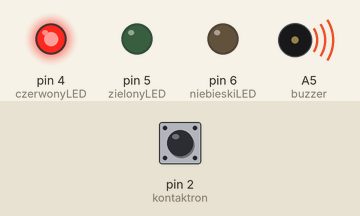
Simulated run of this sketch. Board: Arduino Uno, built with avr-gcc and run on an emulated ATmega328P. Shown: output pins drawn as LEDs (lit = HIGH), buzzer (waves = sounding). Inputs (shaded band) come from the test bench; at power-on: pin 2 (kontaktron) HIGH.

Above: at 1.25 s.
1.3 s: pin 2 (kontaktron) pulled LOW for 3.2 s
At 1.8 s:
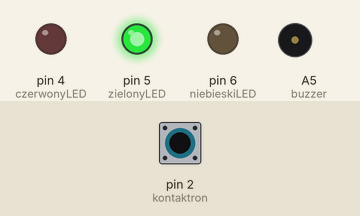
At 4.65 s:
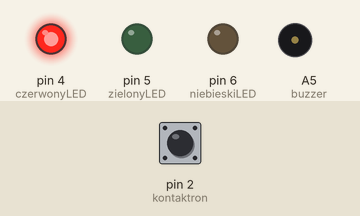
Timing chart, 0 to 12.1 s (numbered marks = the images above; inputs shaded):
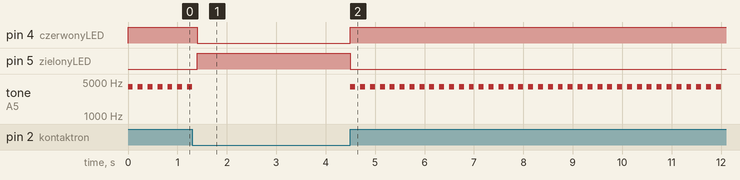

The sketch:

alarm_przy_otwarciu.ino
```cpp
#define czerwonyLED 4
#define zielonyLED 5
#define niebieskiLED 6
#define kontaktron 2
#define buzzer A5


void setup() {
  pinMode(czerwonyLED, OUTPUT);
  pinMode(zielonyLED, OUTPUT);
  pinMode(niebieskiLED, OUTPUT);
  pinMode(kontaktron, INPUT_PULLUP);
  pinMode(buzzer, OUTPUT);

  digitalWrite(czerwonyLED, LOW);
  digitalWrite(zielonyLED, HIGH);
  digitalWrite(niebieskiLED, LOW);

}

void loop() {

  if (digitalRead(kontaktron) == HIGH) {
    digitalWrite(czerwonyLED, HIGH);
    digitalWrite(zielonyLED, LOW);
    tone(buzzer, 4000);
    delay(100);
    noTone(buzzer);
    delay(100);
  } else {
    digitalWrite(czerwonyLED, LOW);
    digitalWrite(zielonyLED, HIGH);
  }
}
```

Measured:
- after the input at 1.3 s, pin 4 (czerwonyLED): HIGH → LOW after 0.10 s, → HIGH 3.1 s later; pin 5 (zielonyLED): LOW → HIGH after 0.10 s, → LOW 3.1 s later
- by itself, tone on A5 (buzzer): repeats every 0.20 s: 4000 Hz 0.10 s, silent 0.10 s
